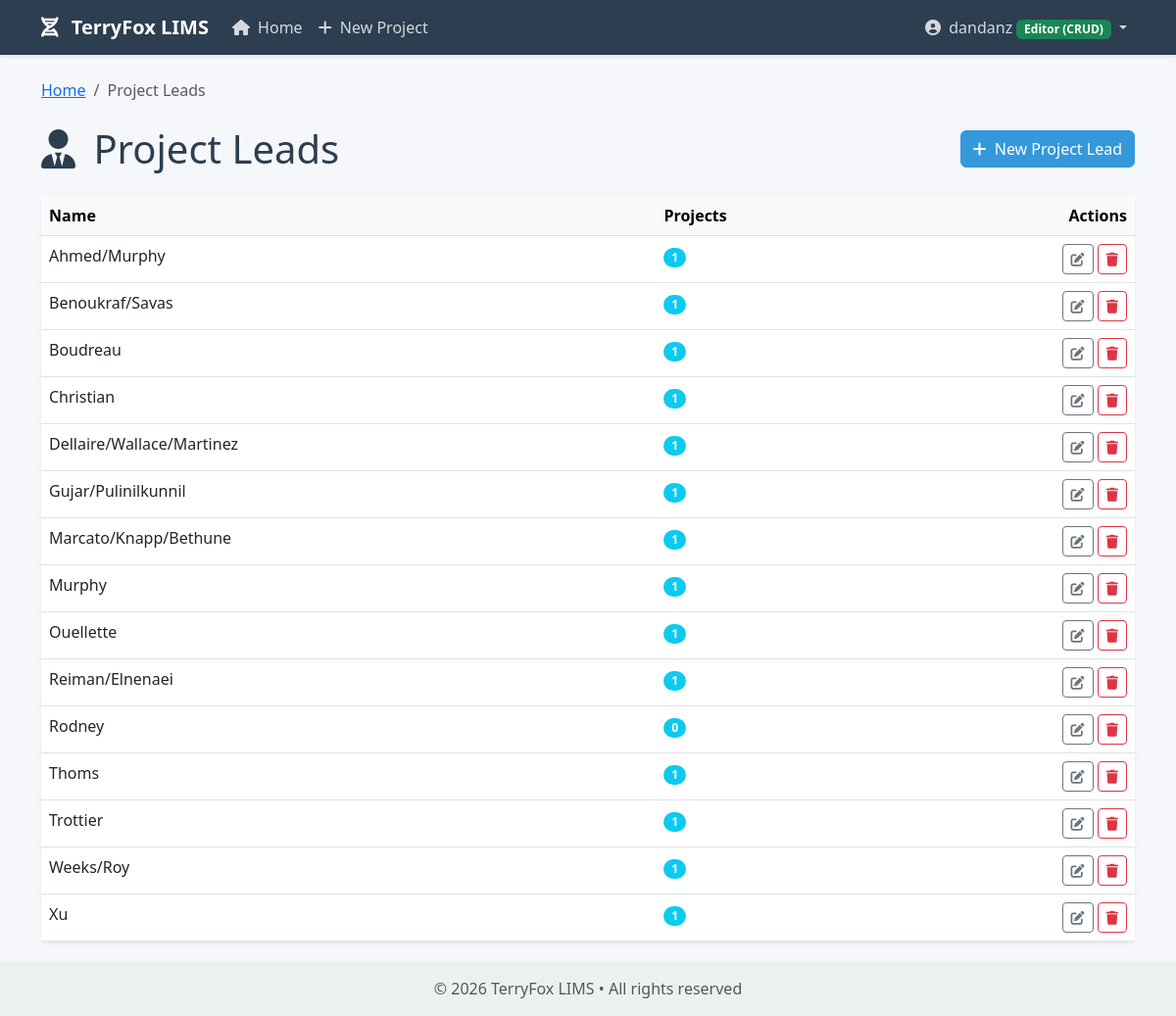
Page /project-leads/ (signed in) on the earlier database version.
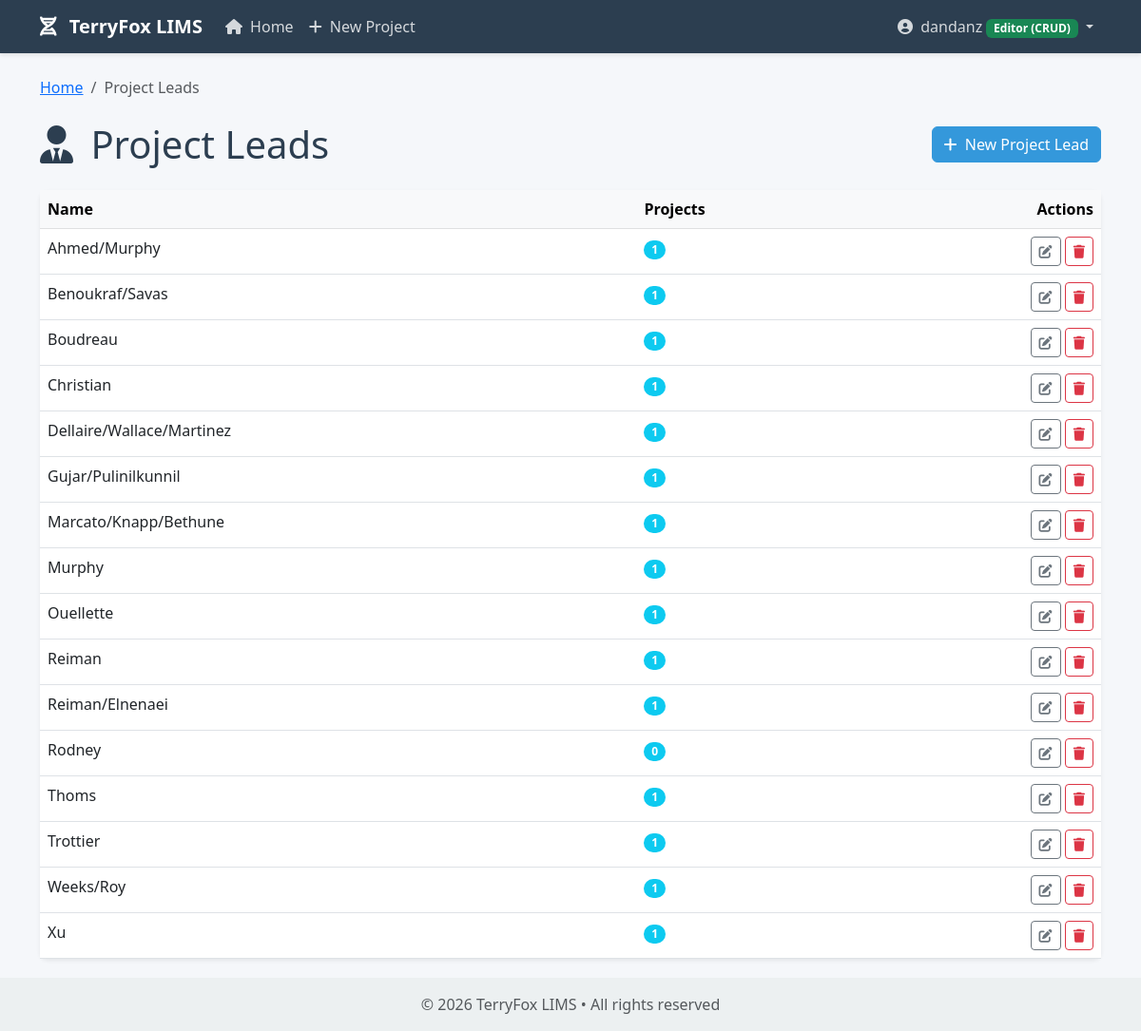
Same page on the later database version.
### core/models.py (models this page shows, shortened)
class ProjectLead(models.Model):
    name = models.CharField(max_length=255, unique=True)
    class Meta:
        ordering = ['name']
        verbose_name = _('Project Lead')
        verbose_name_plural = _('Project Leads')

### core/views.py (the view)
# urls.py: path('project-leads/', views.project_lead_list, name='project_lead_list'),
@login_required
@permission_required('core.view_projectlead', raise_exception=True)
def project_lead_list(request):
    leads = ProjectLead.objects.all().order_by('name')
    project_counts = {}
    for lead in leads:
        project_counts[lead.id] = lead.projects.count()
    project_counts_json = {str(k): v for k, v in project_counts.items()}
    return render(request, 'core/project_lead_list.html', {
        'leads': leads,
        'project_counts': project_counts,
        'project_counts_json': project_counts_json,
    })

### core/templatetags/core_extras.py (called while the page is built)
@register.filter
def get_item(dictionary, key):
    if not dictionary:
        return 0
    try:
        key = str(key)  # Ensure key is a string for JSON serialization
        if isinstance(dictionary, dict):
            return dictionary.get(key, 0)
        elif hasattr(dictionary, 'get'):
            return dictionary.get(key, 0)
        else:
            return 0
    except:
        return 0

@register.filter
def to_json(value):
    return json.dumps(value)

### templates/core/project_lead_list.html (shortened to what this page needs)
{% extends 'base.html' %}
{% load crispy_forms_tags %}
{% load core_extras %}
{% block content %}
<nav aria-label="breadcrumb" class="mb-4">
    <ol class="breadcrumb">
        <li class="breadcrumb-item"><a href="{% url 'home' %}">Home</a></li>
        <li class="breadcrumb-item active">Project Leads</li>
    </ol>
</nav>
<div class="d-flex justify-content-between align-items-center mb-4">
    <h1 class="mb-0"><i class="fas fa-user-tie me-2"></i> Project Leads</h1>
    <a href="{% url 'project_lead_create' %}" class="btn btn-primary">
        <i class="fas fa-plus me-1"></i> New Project Lead
    </a>
</div>
{% if leads %}
<div class="card shadow-sm">
    <div class="card-body p-0">
        <div class="table-responsive">
            <table class="table table-hover mb-0">
                <thead class="table-light">
                    <tr>
                        <th>Name</th>
                        <th>Projects</th>
                        <th class="text-end">Actions</th>
                    </tr>
                </thead>
                <tbody>
                    {% for lead in leads %}
                    <tr>
                        <td>{{ lead.name }}</td>
                        <td>
                            <span class="badge bg-info rounded-pill" data-lead-id="{{ lead.id }}">
                                {{ project_counts|get_item:lead.id }}
                            </span>
                        </td>
                        <td class="text-end">
                            <a href="{% url 'project_lead_update' lead_id=lead.id %}" class="btn btn-sm btn-outline-secondary">
                                <i class="fas fa-edit"></i>
                            </a>
                            <a href="{% url 'project_lead_delete' lead_id=lead.id %}" class="btn btn-sm btn-outline-danger {% if project_counts|get_item:lead.id > 0 %}disabled{% endif %}">
                                <i class="fas fa-trash"></i>
                            </a>
                        </td>
                    </tr>
                    {% endfor %}
                </tbody>
            </table>
        </div>
    </div>
</div>
{% else %}
<div class="alert alert-info" role="alert">
    <i class="fas fa-info-circle me-2"></i> No project leads available yet.
    <a href="{% url 'project_lead_create' %}" class="alert-link">Create the first project lead</a>.
</div>
{% endif %}
{% endblock %}

Differences in the rows shown:
added ProjectLead: name "Reiman"
